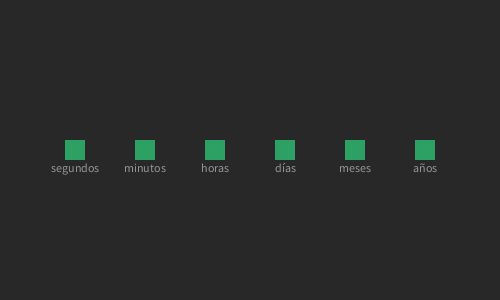
Frame 1 (no input)
Frame 60 (the mouse pressed at the canvas centre just before this capture): identical to frame 1, image omitted
Frame 120 (the mouse held since frame 60 and released just before this capture): identical to frame 1, image omitted

The Processing sketch that drew this single still picture (run headless with seeded random() and noise(); from frame 60 on, the mouse is pressed at the canvas centre):

// Processing sketch: B_radioBotones
// ── B_radioBotones.pde
/*
sketch usando una clase simple de botón tipo radio 
 
 ph.d. franklin hernández-castro | tec costa rica | HfG gmuend | junio 2022
 www.skizata.com
 */

String nombreBotones[] = {"segundos","minutos","horas", "días","meses","años"};
RadioBoton[] misRadioBotones = new RadioBoton[nombreBotones.length];


// SETUP() ------------------------------------------------
void setup() {
  size(500, 300);
  smooth();
  rectMode(CENTER);
  
  int xInicial = 75;
  int tamano = 20;
  int distanciaEntreBotones = 50;
  for (int i = 0; i < misRadioBotones.length; i++) {
    int x = xInicial + i * (tamano+distanciaEntreBotones);
    //RadioBoton(int xp, int yp, int sz, int id, RadioBoton[] o, String tL)
    misRadioBotones[i] = new RadioBoton(x, height/2, tamano, i, misRadioBotones, nombreBotones[i]);
  }
} // end setup()



// DRAW() ------------------------------------------------
void draw() {
  background(40);
  for (int i = 0; i < misRadioBotones.length; i++) {
    misRadioBotones[i].display();
  }
} // end draw()



// EVENTOS ------------------------------------------------
void mouseReleased() {
  for (int i = 0; i < misRadioBotones.length; i++) {
    misRadioBotones[i].clickSobreMi();
  }
}

// ── Radio.pde
/*
sketch demostrando una clase simple de botón tipo radio
 
 ph.d. franklin hernández-castro | tec costa rica | HfG gmuend | junio 2022
 www.skizata.com
 */

class RadioBoton {
  //variables globales al objeto ------------------
  int miX, miY; // posición
  int tamagno; // tamaño del botón
  boolean presionado = false;
  boolean encima = false;
  int miID; // número de identificación de cada botón
  String miTitulo;
  RadioBoton[] hermanos; // lista con todos los botones "hermanos"

  // constructor ----------------------------------
  RadioBoton(int xp, int yp, int sz, int id, RadioBoton[] o, String tL) {
    miX = xp;
    miY = yp;
    tamagno = sz;
    miTitulo = tL;
    hermanos = o;
    miID = id;
  }


  // métodos ----------------------------------

  // dibujando los botones según su estado
  void display() {
    // boolena para hacer ver el "hover", en este caso para áreas cuadradas
    encima = mouseX>miX-tamagno / 2 && mouseX<miX+tamagno / 2 && mouseY>miY-tamagno / 2 && mouseY<miY+tamagno / 2;

    // dibujando el cuadrado base
    noStroke();
    if (encima) { // si está el mouse encima
      fill(65, 250, 125);
    } else { // modo reposo SIN el mouse encima
      fill(45, 160, 100);
    }
    rect(miX, miY, tamagno, tamagno);

    // dibujando el cuadrado en caso de presionado, se le hace el contorno
    if (presionado) {
      stroke(150, 255, 200);
      strokeWeight(3);
      rect(miX, miY, tamagno, tamagno);
    }

    // para el título del botón que está abajo del mismo
    if (!presionado) fill(150);
    else fill (250);
    textAlign(CENTER);
    text(miTitulo, miX, miY+tamagno+2);
  }  // end display


  // eventos ----------------------------------
  // si se hace click encima del botón desactiva los demás y devuelve el estado
  void clickSobreMi() {
    if (encima) {
      presionado = !presionado;
      for (int i = 0; i < hermanos.length; i++) {
        if (i != miID) {
          hermanos[i].presionado = false;
        }
      }
    }
  }
  
} // fin de la clase
